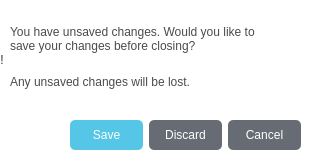
<?xml version="1.0" encoding="UTF-8"?>
<ui version="4.0">
 <class>Dialog</class>
 <widget class="QDialog" name="Dialog">
  <property name="geometry">
   <rect>
    <x>0</x>
    <y>0</y>
    <width>312</width>
    <height>163</height>
   </rect>
  </property>
  <property name="windowTitle">
   <string>Dialog</string>
  </property>
  <property name="styleSheet">
   <string notr="true">background: white;</string>
  </property>
  <widget class="QWidget" name="horizontalLayoutWidget">
   <property name="geometry">
    <rect>
     <x>70</x>
     <y>120</y>
     <width>231</width>
     <height>30</height>
    </rect>
   </property>
   <layout class="QHBoxLayout" name="horizontalLayout">
    <item>
     <widget class="QPushButton" name="save">
      <property name="enabled">
       <bool>true</bool>
      </property>
      <property name="sizePolicy">
       <sizepolicy hsizetype="Minimum" vsizetype="Minimum">
        <horstretch>0</horstretch>
        <verstretch>0</verstretch>
       </sizepolicy>
      </property>
      <property name="cursor">
       <cursorShape>PointingHandCursor</cursorShape>
      </property>
      <property name="styleSheet">
       <string notr="true">border: none;
background:rgb(85, 198, 229);
border-radius: 5%;
font: 700 10pt &quot;Trebuchet MS&quot;;
padding-top: 5;
padding-bottom: 5;
padding-left: 15;
padding-right: 15;
color: white;
letter-spacing: .2rem
</string>
      </property>
      <property name="text">
       <string>Save</string>
      </property>
      <property name="iconSize">
       <size>
        <width>12</width>
        <height>16</height>
       </size>
      </property>
     </widget>
    </item>
    <item>
     <widget class="QPushButton" name="discard">
      <property name="enabled">
       <bool>true</bool>
      </property>
      <property name="sizePolicy">
       <sizepolicy hsizetype="Minimum" vsizetype="Minimum">
        <horstretch>0</horstretch>
        <verstretch>0</verstretch>
       </sizepolicy>
      </property>
      <property name="cursor">
       <cursorShape>PointingHandCursor</cursorShape>
      </property>
      <property name="styleSheet">
       <string notr="true">border: none;
background: rgb(103, 108, 116);
border-radius: 5%;
font: 700 10pt &quot;Trebuchet MS&quot;;
padding-top: 5;
padding-bottom: 5;
padding-left: 15;
padding-right: 15;
color: white;
letter-spacing: .2rem
</string>
      </property>
      <property name="text">
       <string>Discard</string>
      </property>
      <property name="iconSize">
       <size>
        <width>12</width>
        <height>16</height>
       </size>
      </property>
     </widget>
    </item>
    <item>
     <widget class="QPushButton" name="cancel">
      <property name="enabled">
       <bool>true</bool>
      </property>
      <property name="sizePolicy">
       <sizepolicy hsizetype="Minimum" vsizetype="Minimum">
        <horstretch>0</horstretch>
        <verstretch>0</verstretch>
       </sizepolicy>
      </property>
      <property name="cursor">
       <cursorShape>PointingHandCursor</cursorShape>
      </property>
      <property name="styleSheet">
       <string notr="true">border: none;
background:rgb(103, 108, 116);
border-radius: 5%;
font: 700 10pt &quot;Trebuchet MS&quot;;
padding-top: 5;
padding-bottom: 5;
padding-left: 15;
padding-right: 15;
color: white;
letter-spacing: .2rem
</string>
      </property>
      <property name="text">
       <string>Cancel</string>
      </property>
      <property name="iconSize">
       <size>
        <width>12</width>
        <height>16</height>
       </size>
      </property>
     </widget>
    </item>
   </layout>
  </widget>
  <widget class="QWidget" name="horizontalLayoutWidget_2">
   <property name="geometry">
    <rect>
     <x>0</x>
     <y>20</y>
     <width>281</width>
     <height>80</height>
    </rect>
   </property>
   <layout class="QHBoxLayout" name="horizontalLayout_2">
    <item>
     <widget class="QLabel" name="label">
      <property name="styleSheet">
       <string notr="true">font: 26pt &quot;MS Shell Dlg 2&quot;;
color: rgb(43, 48, 56);</string>
      </property>
      <property name="text">
       <string>!</string>
      </property>
      <property name="alignment">
       <set>Qt::AlignCenter</set>
      </property>
     </widget>
    </item>
    <item>
     <layout class="QVBoxLayout" name="verticalLayout">
      <item>
       <widget class="QLabel" name="label_2">
        <property name="styleSheet">
         <string notr="true">color:rgb(75, 75, 75);
font: 9pt &quot;MS Shell Dlg 2&quot;;
</string>
        </property>
        <property name="text">
         <string>You have unsaved changes. Would you like to save your changes before closing?</string>
        </property>
        <property name="wordWrap">
         <bool>true</bool>
        </property>
       </widget>
      </item>
      <item>
       <widget class="QLabel" name="label_3">
        <property name="styleSheet">
         <string notr="true">color:rgb(75, 75, 75);
font: 9pt &quot;MS Shell Dlg 2&quot;;</string>
        </property>
        <property name="text">
         <string>Any unsaved changes will be lost.</string>
        </property>
        <property name="wordWrap">
         <bool>true</bool>
        </property>
       </widget>
      </item>
     </layout>
    </item>
   </layout>
  </widget>
 </widget>
 <resources/>
 <connections/>
</ui>
